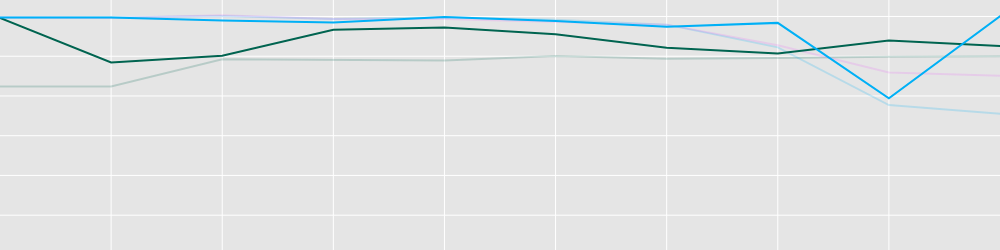

Notebook code for this chart:
### Code cell
trace1 = Scatter(
    x=results['NumOfFeatures'],
    y=results['SVM'],
    line=Line(color='rgba(0,100,80,0.2)'),
    mode='lines',
    showlegend=False,  
    name='Support Vector Machine',
)
trace2 = Scatter(
    x=results['NumOfFeatures'],
    y=results['DT'],
    line=Line(color='rgba(0,176,246,0.2)'),
    name='Decision Tree',
    mode='lines',
    showlegend=False,
)
trace3 = Scatter(
    x=results['NumOfFeatures'],
    y=results['RF'], 
    line=Line(color='rgba(231,107,243,0.2)'),
    mode='lines',
    showlegend=False,
    name='Random Forest',
)
trace4 = Scatter(
    x=results['NumOfFeatures'],
    y=results['KNN'],
    line=Line(color='rgb(0,100,80)'),
    mode='lines',
    showlegend=False,
    name='KNN',
)
trace5 = Scatter(
    x=results['NumOfFeatures'],
    y=results['ANN'],
    line=Line(color='rgb(0,176,246)'),
    mode='lines',
    showlegend=False,
    name='ANN',
)
data = Data([trace1,trace2,trace3,trace4,trace5])

layout =Layout(
     xaxis=XAxis(
        gridcolor='rgb(255,255,255)',
        range=[1,10],
        showgrid=True,
        showline=False,
        showticklabels=True,
        tickcolor='rgb(127,127,127)',
        ticks='outside',
        zeroline=False
    ),
    yaxis=YAxis(
        gridcolor='rgb(255,255,255)',
        showgrid=True,
        showline=False,
        showticklabels=True,
        tickcolor='rgb(127,127,127)',
        ticks='outside',
        zeroline=False
    ),
    margin=Margin(
        l=10,
        r=10,
        b=10,
        t=10,
        pad=10
    ),   
    autosize=False,
    width=1000,
    height=250,
    plot_bgcolor='rgb(229,229,229)'
)
fig = Figure(data=data, layout=layout)
py.iplot(fig, filename= 'Classifier_Default_Credit')

### Figure 1 — Plotly figure (JSON) as saved in the notebook; plotly's stock layout.template omitted (floating-point values rounded to 4 significant figures)
{"data": [{"line": {"color": "rgba(0,100,80,0.2)"}, "mode": "lines", "name": "Support Vector Machine", "showlegend": false, "type": "scatter", "x": [1, 2, 3, 4, 5, 6, 7, 8, 9, 10, 11, 12, 13, 14, 15, 16, 17, 18, 19, 20, 21, 22, 23], "y": [0.7848, 0.7848, 0.7984, 0.7983, 0.7979, 0.8001, 0.7988, 0.7991, 0.7998, 0.8, 0.7999, 0.8007, 0.801, 0.8013, 0.8018, 0.803, 0.8037, 0.8029, 0.8037, 0.8006, 0.8037, 0.8033, 0.8038]}, {"line": {"color": "rgba(0,176,246,0.2)"}, "mode": "lines", "name": "Decision Tree", "showlegend": false, "type": "scatter", "x": [1, 2, 3, 4, 5, 6, 7, 8, 9, 10, 11, 12, 13, 14, 15, 16, 17, 18, 19, 20, 21, 22, 23], "y": [0.8194, 0.8194, 0.8202, 0.8187, 0.8197, 0.8183, 0.8159, 0.8044, 0.7754, 0.7711, 0.7256, 0.7253, 0.7182, 0.7154, 0.7277, 0.7187, 0.7201, 0.7254, 0.7109, 0.7101, 0.7088, 0.7108, 0.7124]}, {"line": {"color": "rgba(231,107,243,0.2)"}, "mode": "lines", "name": "Random Forest", "showlegend": false, "type": "scatter", "x": [1, 2, 3, 4, 5, 6, 7, 8, 9, 10, 11, 12, 13, 14, 15, 16, 17, 18, 19, 20, 21, 22, 23], "y": [0.8194, 0.8192, 0.8206, 0.8188, 0.8188, 0.8174, 0.8159, 0.8056, 0.7918, 0.7902, 0.7983, 0.8119, 0.8138, 0.8173, 0.817, 0.8181, 0.8171, 0.8196, 0.8178, 0.817, 0.8166, 0.8178, 0.8174]}, {"line": {"color": "rgb(0,100,80)"}, "mode": "lines", "name": "KNN", "showlegend": false, "type": "scatter", "x": [1, 2, 3, 4, 5, 6, 7, 8, 9, 10, 11, 12, 13, 14, 15, 16, 17, 18, 19, 20, 21, 22, 23], "y": [0.8192, 0.7969, 0.8002, 0.8133, 0.8144, 0.811, 0.8042, 0.8013, 0.8079, 0.8051, 0.8011, 0.8008, 0.8024, 0.802, 0.8033, 0.8026, 0.8041, 0.8029, 0.8008, 0.8017, 0.8022, 0.802, 0.8041]}, {"line": {"color": "rgb(0,176,246)"}, "mode": "lines", "name": "ANN", "showlegend": false, "type": "scatter", "x": [1, 2, 3, 4, 5, 6, 7, 8, 9, 10, 11, 12, 13, 14, 15, 16, 17, 18, 19, 20, 21, 22, 23], "y": [0.8194, 0.8194, 0.818, 0.817, 0.8198, 0.8178, 0.8148, 0.8168, 0.7788, 0.8201, 0.8161, 0.822, 0.8183, 0.8206, 0.8187, 0.816, 0.8176, 0.8209, 0.8187, 0.8153, 0.8178, 0.8173, 0.8197]}], "layout": {"autosize": false, "height": 250, "margin": {"b": 0, "l": 0, "pad": 0, "r": 0, "t": 0}, "plot_bgcolor": "rgb(229,229,229)", "width": 1000, "xaxis": {"gridcolor": "rgb(255,255,255)", "range": [1, 10], "showgrid": true, "showline": false, "showticklabels": true, "tickcolor": "rgb(127,127,127)", "ticks": "outside", "zeroline": false}, "yaxis": {"gridcolor": "rgb(255,255,255)", "showgrid": true, "showline": false, "showticklabels": true, "tickcolor": "rgb(127,127,127)", "ticks": "outside", "zeroline": false}}}
